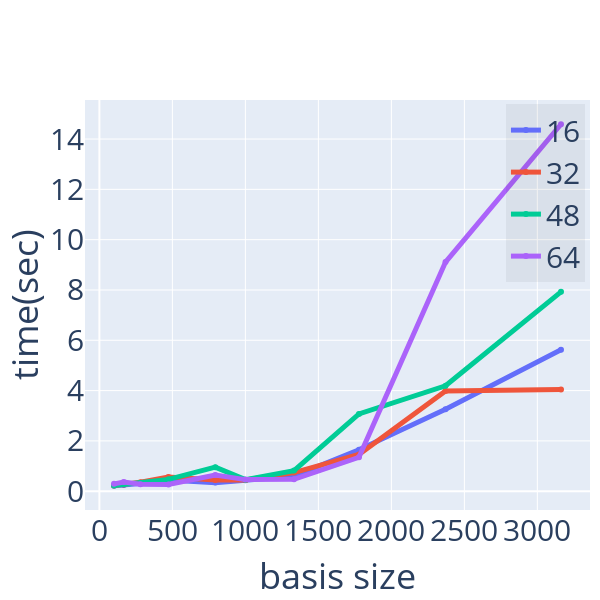

Notebook code for this chart:
### Code cell
plotCompare(hilbert,ComputationDense,None,'basis size','time(sec)',size=(600,600))

### Figure 1 — Plotly figure (JSON) as saved in the notebook; plotly's stock layout.template omitted (floating-point values rounded to 4 significant figures)
{"data": [{"line": {"width": 5}, "name": "16", "type": "scatter", "x": [100, 167, 281, 473, 794, 1000, 1333, 1778, 2371, 3162], "y": [0.2161, 0.2413, 0.3077, 0.4479, 0.3407, 0.4324, 0.5978, 1.645, 3.261, 5.623]}, {"line": {"width": 5}, "name": "32", "type": "scatter", "x": [100, 167, 281, 473, 794, 1000, 1333, 1778, 2371, 3162], "y": [0.2212, 0.2626, 0.3592, 0.5633, 0.4415, 0.4497, 0.7414, 1.46, 3.987, 4.045]}, {"line": {"width": 5}, "name": "48", "type": "scatter", "x": [100, 167, 281, 473, 794, 1000, 1333, 1778, 2371, 3162], "y": [0.2274, 0.2783, 0.329, 0.4701, 0.9566, 0.4596, 0.8182, 3.07, 4.192, 7.925]}, {"line": {"width": 5}, "name": "64", "type": "scatter", "x": [100, 167, 281, 473, 794, 1000, 1333, 1778, 2371, 3162], "y": [0.2908, 0.3642, 0.2726, 0.2637, 0.6449, 0.4605, 0.4731, 1.346, 9.111, 14.59]}], "layout": {"font": {"size": 30}, "height": 600, "legend": {"bgcolor": "rgba(0,0,0,.05)", "x": 0.99, "xanchor": "right", "y": 0.99, "yanchor": "top"}, "margin": {"r": 10, "t": 100}, "showlegend": true, "width": 600, "xaxis": {"title": {"text": "basis size"}}, "yaxis": {"title": {"text": "time(sec)"}}}}
